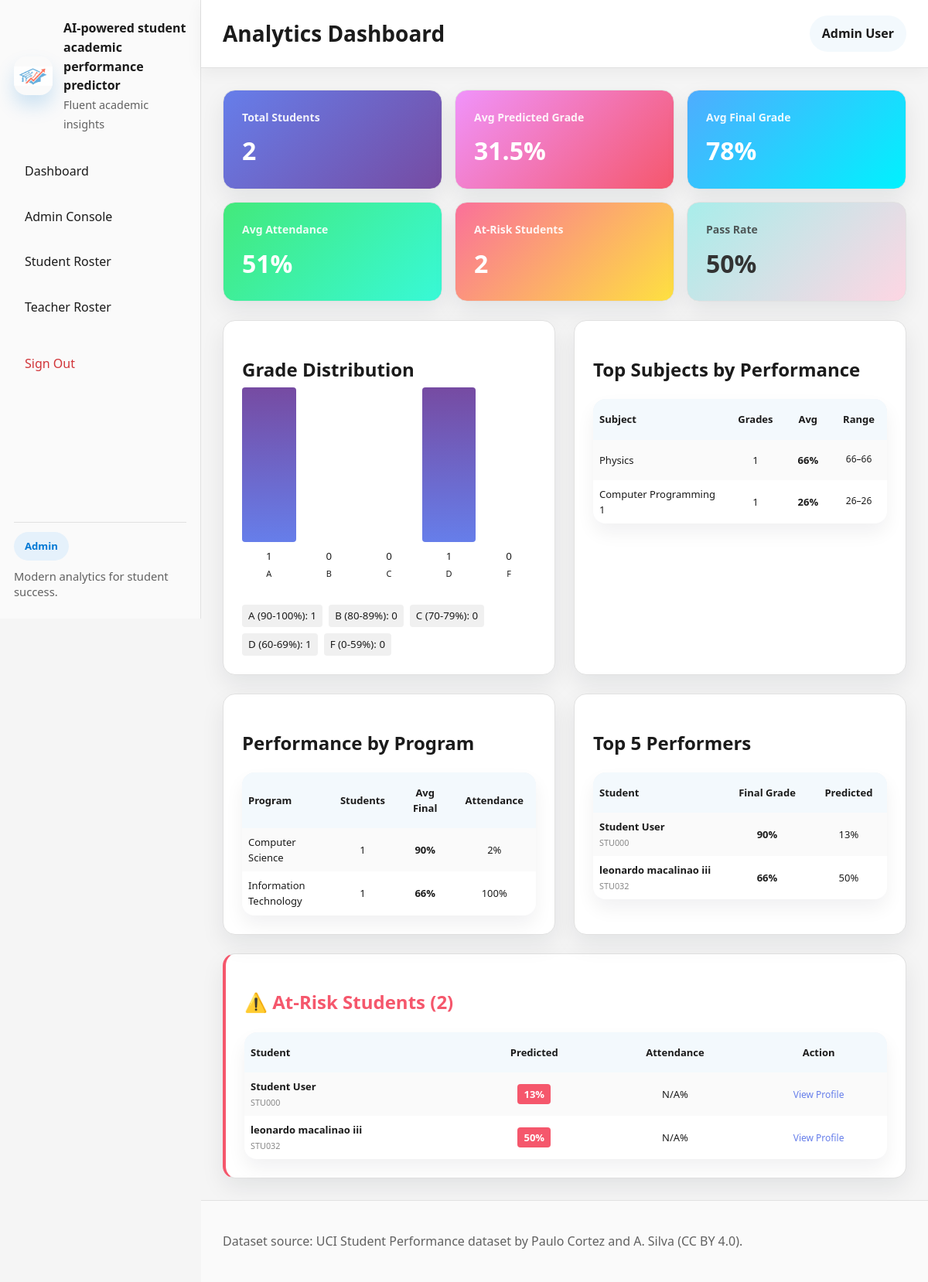
The app's page /admin/analytics.php (signed in) with its own data.
### tables this page shows
CREATE TABLE `students` (
  `id` int(11) NOT NULL,
  `user_id` int(11) NOT NULL,
  `student_id` varchar(20) NOT NULL,
  `program` varchar(100) DEFAULT 'General Studies',
  `phone` varchar(20) DEFAULT '',
  `guardian_name` varchar(100) DEFAULT '',
  `attendance` int(11) DEFAULT 0,
  `study_hours` int(11) DEFAULT 0,
  `assignments` int(11) DEFAULT 0,
  `quiz_score` int(11) DEFAULT 0,
  `predicted_grade` int(11) DEFAULT 0,
  `final_grade` int(11) DEFAULT 0,
  `status` varchar(20) DEFAULT 'Active',
  `created_at` timestamp NOT NULL DEFAULT current_timestamp()
);

CREATE TABLE `users` (
  `id` int(11) NOT NULL,
  `username` varchar(50) NOT NULL,
  `password_hash` varchar(255) NOT NULL,
  `role` enum('admin','teacher','student') NOT NULL,
  `full_name` varchar(100) NOT NULL,
  `email` varchar(100) NOT NULL,
  `created_at` timestamp NOT NULL DEFAULT current_timestamp(),
  `is_email_verified` tinyint(1) DEFAULT 0,
  `verification_code` varchar(10) DEFAULT NULL,
  `verification_expires_at` datetime DEFAULT NULL
);

### includes/functions.php (called while the page is built, shortened)
<?php
function get_at_risk_students($connection) {
    $stmt = $connection->prepare('
        SELECT
            s.id,
            s.student_id,
            u.full_name,
            u.email,
            s.predicted_grade,
            COUNT(CASE WHEN g.final_grade < 70 THEN 1 END) as low_grades,
            COUNT(g.id) as total_grades
        FROM students s
        JOIN users u ON s.user_id = u.id
        LEFT JOIN grades g ON s.id = g.student_id
        WHERE s.predicted_grade < 70 OR s.attendance < 80
        GROUP BY s.id, s.student_id, u.full_name, u.email, s.predicted_grade
        ORDER BY s.predicted_grade ASC
    ');
    $stmt->execute();
    $result = $stmt->get_result();
    $atRiskStudents = [];
    while ($row = $result->fetch_assoc()) {
        $atRiskStudents[] = $row;
    }
    return $atRiskStudents;
}

### admin/analytics.php (the view, shortened to what this page needs)
<?php
require_once __DIR__ . '/../includes/header.php';
$connection = get_db_connection();
$summary = $connection->query('
    SELECT
        COUNT(DISTINCT s.id) as total_students,
        AVG(s.predicted_grade) as avg_predicted_grade,
        AVG(s.final_grade) as avg_final_grade,
        AVG(s.attendance) as avg_attendance,
        COUNT(CASE WHEN s.predicted_grade < 70 THEN 1 END) as at_risk_count
    FROM students s
')->fetch_assoc();
$distribution = [];
$ranges = [
    [90, 100, 'A (90-100%)'],
    [80, 89, 'B (80-89%)'],
    [70, 79, 'C (70-79%)'],
    [60, 69, 'D (60-69%)'],
    [0, 59, 'F (0-59%)']
];
foreach ($ranges as $range) {
    $result = $connection->query("
        SELECT COUNT(*) as count FROM students
        WHERE final_grade >= {$range[0]} AND final_grade <= {$range[1]}
    ");
    $row = $result->fetch_assoc();
    $distribution[$range[2]] = $row['count'];
}
$subjects = $connection->query('
    SELECT
        sub.name,
        COUNT(g.id) as total_grades,
        AVG(g.final_grade) as avg_grade,
        MIN(g.final_grade) as min_grade,
        MAX(g.final_grade) as max_grade
    FROM grades g
    JOIN subjects sub ON g.subject_id = sub.id
    GROUP BY sub.id, sub.name
    ORDER BY avg_grade DESC
');
$programs = $connection->query('
    SELECT
        s.program,
        COUNT(s.id) as student_count,
        AVG(s.predicted_grade) as avg_predicted,
        AVG(s.final_grade) as avg_final,
        AVG(s.attendance) as avg_attendance
    FROM students s
    GROUP BY s.program
    ORDER BY avg_final DESC
');
$atRisk = get_at_risk_students($connection);
$topPerformers = $connection->query('
    SELECT
        u.full_name,
        s.student_id,
        s.predicted_grade,
        s.final_grade,
        AVG(g.final_grade) as avg_grade
    FROM students s
    JOIN users u ON s.user_id = u.id
    LEFT JOIN grades g ON s.id = g.student_id
    GROUP BY s.id, u.full_name, s.student_id, s.predicted_grade, s.final_grade
    ORDER BY s.final_grade DESC
    LIMIT 5
');
$passRate = $connection->query('
    SELECT
        COUNT(CASE WHEN final_grade >= 70 THEN 1 END) as passing,
        COUNT(*) as total
    FROM students
    WHERE final_grade > 0
')->fetch_assoc();
$passPercentage = $passRate['total'] > 0 ? round(($passRate['passing'] / $passRate['total']) * 100, 1) : 0;
?>
<div style="display: grid; grid-template-columns: repeat(auto-fit, minmax(250px, 1fr)); gap: 16px; margin-bottom: 24px;">
    <div class="card" style="background: linear-gradient(135deg, #667eea 0%, #764ba2 100%); color: white;">
        <h3 style="margin: 0 0 8px 0; font-size: 14px; opacity: 0.9;">Total Students</h3>
        <p style="margin: 0; font-size: 32px; font-weight: bold;"><?php echo $summary['total_students']; ?></p>
    </div>
    <div class="card" style="background: linear-gradient(135deg, #f093fb 0%, #f5576c 100%); color: white;">
        <h3 style="margin: 0 0 8px 0; font-size: 14px; opacity: 0.9;">Avg Predicted Grade</h3>
        <p style="margin: 0; font-size: 32px; font-weight: bold;"><?php echo round($summary['avg_predicted_grade'], 1); ?>%</p>
    </div>
    <div class="card" style="background: linear-gradient(135deg, #4facfe 0%, #00f2fe 100%); color: white;">
        <h3 style="margin: 0 0 8px 0; font-size: 14px; opacity: 0.9;">Avg Final Grade</h3>
        <p style="margin: 0; font-size: 32px; font-weight: bold;"><?php echo round($summary['avg_final_grade'], 1); ?>%</p>
    </div>
    <div class="card" style="background: linear-gradient(135deg, #43e97b 0%, #38f9d7 100%); color: white;">
        <h3 style="margin: 0 0 8px 0; font-size: 14px; opacity: 0.9;">Avg Attendance</h3>
        <p style="margin: 0; font-size: 32px; font-weight: bold;"><?php echo round($summary['avg_attendance'], 1); ?>%</p>
    </div>
    <div class="card" style="background: linear-gradient(135deg, #fa709a 0%, #fee140 100%); color: white;">
        <h3 style="margin: 0 0 8px 0; font-size: 14px; opacity: 0.9;">At-Risk Students</h3>
        <p style="margin: 0; font-size: 32px; font-weight: bold;"><?php echo $summary['at_risk_count']; ?></p>
    </div>
    <div class="card" style="background: linear-gradient(135deg, #a8edea 0%, #fed6e3 100%); color: #333;">
        <h3 style="margin: 0 0 8px 0; font-size: 14px; opacity: 0.8;">Pass Rate</h3>
        <p style="margin: 0; font-size: 32px; font-weight: bold;"><?php echo $passPercentage; ?>%</p>
    </div>
</div>
<div style="display: grid; grid-template-columns: 1fr 1fr; gap: 24px; margin-bottom: 24px;">
    <div class="card">
        <h2>Grade Distribution</h2>
        <div style="display: flex; align-items: flex-end; gap: 8px; padding: 16px 0; height: 250px;">
            <?php
            $maxCount = max($distribution) ?: 1;
            foreach ($distribution as $grade => $count):
                $height = ($count / $maxCount) * 200;
            ?>
                <div style="display: flex; flex-direction: column; align-items: center; flex: 1;">
                    <div style="background: linear-gradient(to top, #667eea, #764ba2); width: 100%; height: <?php echo $height; ?>px; border-radius: 4px; margin-bottom: 8px;"></div>
                    <small><?php echo $count; ?></small>
                    <small style="font-size: 11px; text-align: center; margin-top: 4px;"><?php echo substr($grade, 0, 1); ?></small>
                </div>
            <?php endforeach; ?>
        </div>
        <div style="display: flex; gap: 8px; margin-top: 16px; flex-wrap: wrap;">
            <?php foreach ($distribution as $grade => $count): ?>
                <small style="background: #f0f0f0; padding: 4px 8px; border-radius: 4px;"><?php echo $grade; ?>: <?php echo $count; ?></small>
            <?php endforeach; ?>
        </div>
    </div>
    <div class="card">
        <h2>Top Subjects by Performance</h2>
        <table style="width: 100%; font-size: 13px;">
            <tr style="background: #f5f5f5;">
                <th style="text-align: left; padding: 8px;">Subject</th>
                <th style="text-align: center;">Grades</th>
                <th style="text-align: center;">Avg</th>
                <th style="text-align: center;">Range</th>
            </tr>
            <?php while ($row = $subjects->fetch_assoc()): ?>
                <tr style="border-bottom: 1px solid #eee;">
                    <td style="padding: 8px;"><?php echo htmlspecialchars($row['name']); ?></td>
                    <td style="text-align: center;"><?php echo $row['total_grades']; ?></td>
                    <td style="text-align: center;"><strong><?php echo round($row['avg_grade'], 1); ?>%</strong></td>
                    <td style="text-align: center; font-size: 12px;"><?php echo round($row['min_grade'], 0); ?>–<?php echo round($row['max_grade'], 0); ?></td>
                </tr>
            <?php endwhile; ?>
        </table>
    </div>
</div>
<div style="display: grid; grid-template-columns: 1fr 1fr; gap: 24px; margin-bottom: 24px;">
    <div class="card">
        <h2>Performance by Program</h2>
        <table style="width: 100%; font-size: 13px;">
            <tr style="background: #f5f5f5;">
                <th style="text-align: left; padding: 8px;">Program</th>
                <th style="text-align: center;">Students</th>
                <th style="text-align: center;">Avg Final</th>
                <th style="text-align: center;">Attendance</th>
            </tr>
            <?php while ($row = $programs->fetch_assoc()): ?>
                <tr style="border-bottom: 1px solid #eee;">
                    <td style="padding: 8px;"><?php echo htmlspecialchars($row['program']); ?></td>
                    <td style="text-align: center;"><?php echo $row['student_count']; ?></td>
                    <td style="text-align: center;"><strong><?php echo round($row['avg_final'], 1); ?>%</strong></td>
                    <td style="text-align: center;"><?php echo round($row['avg_attendance'], 0); ?>%</td>
                </tr>
            <?php endwhile; ?>
        </table>
    </div>
    <div class="card">
        <h2>Top 5 Performers</h2>
        <table style="width: 100%; font-size: 13px;">
            <tr style="background: #f5f5f5;">
                <th style="text-align: left; padding: 8px;">Student</th>
                <th style="text-align: center;">Final Grade</th>
                <th style="text-align: center;">Predicted</th>
            </tr>
            <?php while ($row = $topPerformers->fetch_assoc()): ?>
                <tr style="border-bottom: 1px solid #eee;">
                    <td style="padding: 8px;">
                        <strong><?php echo htmlspecialchars($row['full_name']); ?></strong>
                        <br><small style="color: #888;"><?php echo htmlspecialchars($row['student_id']); ?></small>
                    </td>
                    <td style="text-align: center;"><strong><?php echo round($row['final_grade'], 0); ?>%</strong></td>
                    <td style="text-align: center;"><?php echo round($row['predicted_grade'], 0); ?>%</td>
                </tr>
            <?php endwhile; ?>
        </table>
    </div>
</div>
<?php if (!empty($atRisk)): ?>
<div class="card" style="border-left: 4px solid #f5576c;">
    <h2 style="color: #f5576c;">⚠️ At-Risk Students (<?php echo count($atRisk); ?>)</h2>
    <table style="width: 100%; font-size: 13px;">
        <tr style="background: #fff5f5;">
            <th style="text-align: left; padding: 8px;">Student</th>
            <th style="text-align: center;">Predicted</th>
            <th style="text-align: center;">Attendance</th>
            <th style="text-align: center;">Action</th>
        </tr>
        <?php foreach (array_slice($atRisk, 0, 10) as $student): ?>
            <tr style="border-bottom: 1px solid #ffe0e0;">
                <td style="padding: 8px;">
                    <strong><?php echo htmlspecialchars($student['full_name']); ?></strong>
                    <br><small style="color: #888;"><?php echo htmlspecialchars($student['student_id']); ?></small>
                </td>
                <td style="text-align: center;">
                    <span style="background: #f5576c; color: white; padding: 4px 8px; border-radius: 4px; font-weight: bold;">
                        <?php echo round($student['predicted_grade'], 0); ?>%
                    </span>
                </td>
                <td style="text-align: center;"><?php echo isset($student['avg_attendance']) ? round($student['avg_attendance'], 0) : 'N/A'; ?>%</td>
                <td style="text-align: center;">
                    <a href="../student/profile.php?student_id=<?php echo $student['id']; ?>" style="color: #667eea; text-decoration: none; font-size: 12px;">View Profile</a>
                </td>
            </tr>
        <?php endforeach; ?>
    </table>
</div>
<?php endif; ?>
<?php require_once __DIR__ . '/../includes/footer.php'; ?>

### assets/styles.css (style rules this page uses)
:root { color-scheme: light; font-family: 'Segoe UI Variable', 'Segoe UI', Inter, Arial, sans-serif; font-size: 16px; line-height: 1.55; color: #1B1B1B; background: #F5F5F5; }
* { box-sizing: border-box; }
html { scroll-behavior: smooth; }
body { margin: 0; min-height: 100vh; background: #F5F5F5; }
.card { background: #FFFFFF; border-radius: 16px; padding: 24px; border: 1px solid #E1E1E1; box-shadow: 0 12px 30px rgba(16, 24, 40, 0.08); }
table { width: 100%; border-collapse: separate; border-spacing: 0; background: #FFFFFF; border-radius: 16px; overflow: hidden; box-shadow: 0 12px 24px rgba(16, 24, 40, 0.06); }
th, td { padding: 16px; text-align: left; }
th { position: sticky; top: 0; background: #F3F9FD; color: #1B1B1B; font-weight: 700; }
tbody tr { transition: background-color 220ms ease; }
tbody tr:nth-child(even) { background: #FAFAFA; }

### records on screen
students: user.full_name "Student User", student "STU000", predicted_grade "13"
students: user.full_name "leonardo macalinao iii", student "STU032", predicted_grade "50"

### other values on screen
$user['role'] "Admin"
$pageTitle "Analytics Dashboard"
$user['full_name'] "Admin User"
$summary['total_students'] "2"
$summary['avg_predicted_grade'] "31.5"
$summary['avg_final_grade'] "78"
$summary['avg_attendance'] "51"
$summary['at_risk_count'] "2"
$passPercentage "50"
$count "1"
substr($grade, 0, 1) "A"
$count "0"
substr($grade, 0, 1) "B"
substr($grade, 0, 1) "C"
substr($grade, 0, 1) "D"
